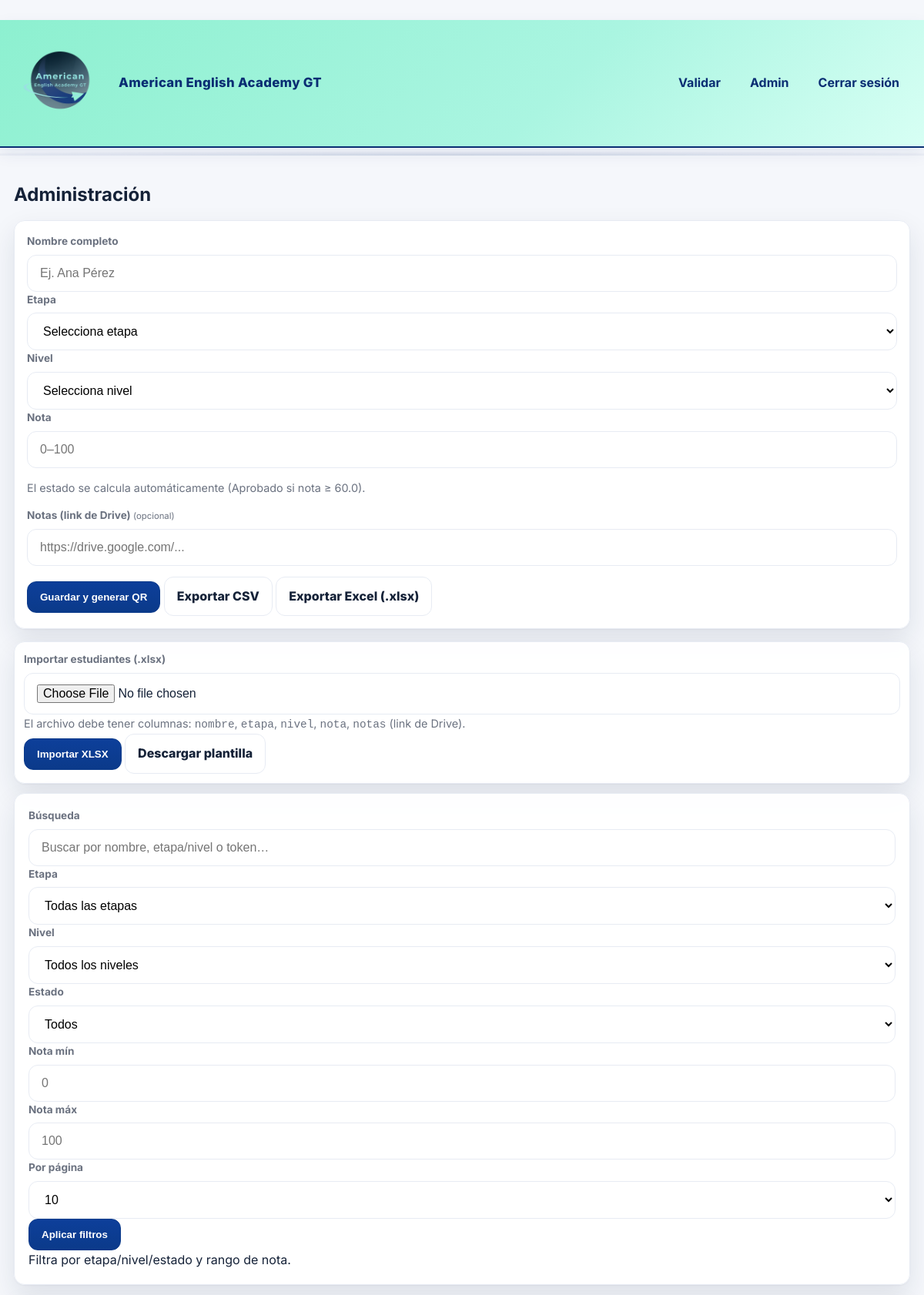
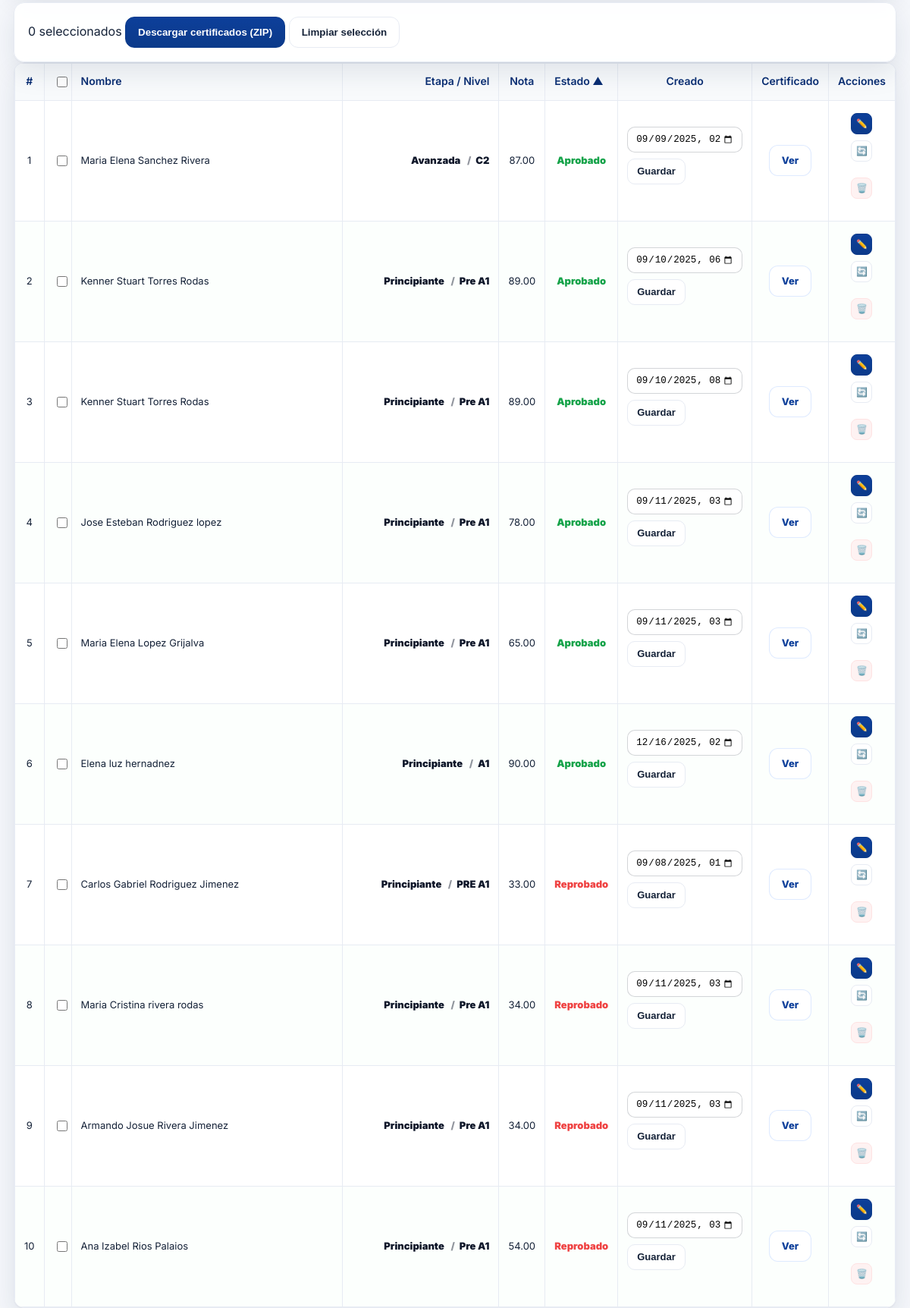
The page /admin?q=&etapa=&nivel=&estado=&nota_min=&nota_max=&sort=estado&order=asc&per_page=10&page=1 (signed in, upper part) on the database its author committed (2 pictures, top to bottom).
### tables this page shows
CREATE TABLE estudiantes(
          id INTEGER PRIMARY KEY AUTOINCREMENT,
          token TEXT UNIQUE NOT NULL,
          nombre TEXT NOT NULL,
          curso TEXT NOT NULL,
          nota REAL NOT NULL,
          estado TEXT CHECK(estado IN ('Aprobado','Reprobado')) NOT NULL,
          creado_en TEXT NOT NULL
        , columna TEXT, notas TEXT, programa TEXT);

### app.py (the view, shortened to what this page needs)
@app.route("/admin", methods=["GET", "POST"])
@login_required
@role_required("admin", "subadmin")
def admin():
    q        = (request.args.get("q") or "").strip()
    etapa_filtro  = canonical_etapa((request.args.get("etapa") or "").strip()) if (request.args.get("etapa") or "").strip() else ""
    nivel_filtro  = (request.args.get("nivel") or "").strip()
    estado_filtro = (request.args.get("estado") or "").strip()
    nota_min_s = (request.args.get("nota_min") or "").strip()
    nota_max_s = (request.args.get("nota_max") or "").strip()
    sort     = (request.args.get("sort") or "creado_en").strip()
    order    = (request.args.get("order") or "desc").lower()
    page     = int(request.args.get("page", 1) or 1)
    per_page = int(request.args.get("per_page", 10) or 10)
    allowed_sorts = {"id", "token", "nombre", "curso", "nota", "estado", "creado_en"}
    if sort not in allowed_sorts:
        sort = "creado_en"
    if order not in {"asc", "desc"}:
        order = "desc"
    if per_page not in (10, 25, 50, 100):
        per_page = 10
    if page < 1:
        page = 1
    niveles_filtro = ETAPAS.get(etapa_filtro, []) if etapa_filtro else []
    where_parts = ["1=1"]
    params = []
    if q:
        q_norm = f"%{strip_accents_py(q).lower()}%"
        where_parts.append(" (lower(strip_accents(nombre)) LIKE ? OR lower(strip_accents(curso)) LIKE ? OR token LIKE ?) ")
        params.extend([q_norm, q_norm, f"%{q}%"])
    if etapa_filtro:
        where_parts.append(" curso LIKE ? ")
        params.append(f"{etapa_filtro} - %")
    if estado_filtro:
        where_parts.append(" estado = ? ")
        params.append(estado_filtro)
    try:
        if nota_min_s != "":
            nota_min = float(nota_min_s)
            where_parts.append(" nota >= ? ")
            params.append(nota_min)
    except Exception:
        pass
    try:
        if nota_max_s != "":
            nota_max = float(nota_max_s)
            where_parts.append(" nota <= ? ")
            params.append(nota_max)
    except Exception:
        pass
    where = " AND ".join(where_parts)
    with conn() as cdb:
        total = cdb.execute(f"SELECT COUNT(*) FROM estudiantes WHERE {where}", params).fetchone()[0]
        total_pages = max(1, (total + per_page - 1) // per_page)
        if page > total_pages:
            page = total_pages
        offset = (page - 1) * per_page
        rows = cdb.execute(
            f"SELECT * FROM estudiantes WHERE {where} "
            f"ORDER BY {sort} {order.upper()} LIMIT ? OFFSET ?",
            (*params, per_page, offset),
        ).fetchall()
    listado = [{
        "id": e["id"],
        "token": e["token"],
        "nombre": e["nombre"],
        "curso": e["curso"],
        "nota": e["nota"],
        "estado": e["estado"],
        "creado_en": e["creado_en"],
        "qr_url": f"/static/qrs/{e['token']}.png",
        "cert_url": url_for("ver_cert", token=e["token"], _external=True),
    } for e in rows]
    pages = list(range(max(1, page - 2), min(total_pages, page + 2) + 1))
    return render_template(
        "admin.html",
        estudiantes=listado,
        q=q,
        etapa_filtro=etapa_filtro,
        nivel_filtro=nivel_filtro,
        niveles_filtro=niveles_filtro,
        estado_filtro=estado_filtro,
        nota_min=nota_min_s,
        nota_max=nota_max_s,
        sort=sort,
        order=order,
        page=page,
        per_page=per_page,
        total=total,
        total_pages=total_pages,
        pages=pages,
    )

### templates/admin.html (shortened to what this page needs)
  {% extends "base.html" %}
  {% block body_class %}page-admin{% endblock %}
  {% block content %}
  <h2 style="margin:10px 0 14px 0;">Administración</h2>
  <form class="card form" method="post" style="padding:16px;">
    <div class="grid two">
      <label class="field">
        <span>Nombre completo</span>
        <input name="nombre" placeholder="Ej. Ana Pérez" required />
      </label>
      <label class="field">
        <span>Etapa</span>
        <select name="etapa" id="etapa_new" required>
          <option value="">Selecciona etapa</option>
        </select>
      </label>
      <label class="field">
        <span>Nivel</span>
        <select name="nivel" id="nivel_new" required>
          <option value="">Selecciona nivel</option>
        </select>
      </label>
      <label class="field">
        <span>Nota</span>
        <input name="nota" type="number" step="0.01" min="0" max="100" placeholder="0–100" required />
      </label>
    </div>
    <div class="help">
      El estado se calcula automáticamente (Aprobado si nota ≥ {{ PASSING_GRADE }}).
    </div>
    <div class="field">
      <span>Notas (link de Drive) <small style="color:#6b7280;font-weight:400">(opcional)</small></span>
      <input class="input" type="url" name="notas" placeholder="https://drive.google.com/..." />
    </div>
    <div class="btns">
      <button class="btn btn-primary">Guardar y generar QR</button>
      <a href="{{ url_for('export_csv') }}" class="btn">Exportar CSV</a>
      <a href="{{ url_for('export_xlsx') }}" class="btn">Exportar Excel (.xlsx)</a>
    </div>
  </form>
  <form class="card" method="post" action="{{ url_for('import_xlsx') }}" enctype="multipart/form-data" style="padding:12px;margin:12px 0;">
    <div class="grid two">
      <div>
        <label class="field">
          <span>Importar estudiantes (.xlsx)</span>
          <input type="file" name="archivo" accept=".xlsx" required>
        </label>
        <small class="help">
          El archivo debe tener columnas: <code>nombre</code>, <code>etapa</code>, <code>nivel</code>, <code>nota</code>, <code>notas</code> (link de Drive).
        </small>
      </div>
      <div style="align-self:end;">
        <button class="btn btn-primary">Importar XLSX</button>
        <a class="btn" href="{{ url_for('download_import_template') }}">Descargar plantilla</a>
      </div>
    </div>
  </form>
  <form method="get" action="{{ url_for('admin') }}" class="card adv-card">
    <div class="adv-grid">
      <div>
        <label class="field">
          <span>Búsqueda</span>
          <input class="input" name="q" value="{{ q or '' }}" placeholder="Buscar por nombre, etapa/nivel o token…" />
        </label>
      </div>
      <div>
        <label class="field">
          <span>Etapa</span>
          <select class="input" name="etapa" id="etapa_filter">
            <option value="">Todas las etapas</option>
          </select>
        </label>
      </div>
      <div>
        <label class="field">
          <span>Nivel</span>
          <select class="input" name="nivel" id="nivel_filter">
            <option value="">Todos los niveles</option>
          </select>
        </label>
      </div>
      <div>
        <label class="field">
          <span>Estado</span>
          <select class="input" name="estado">
            <option value="">Todos</option>
          </select>
        </label>
      </div>
      <div class="row2">
        <label class="field" style="min-width:140px;">
          <span>Nota mín</span>
          <input class="input" type="number" step="0.01" min="0" max="100" name="nota_min" value="{{ nota_min or '' }}" placeholder="0" />
        </label>
        <label class="field" style="min-width:140px;">
          <span>Nota máx</span>
          <input class="input" type="number" step="0.01" min="0" max="100" name="nota_max" value="{{ nota_max or '' }}" placeholder="100" />
        </label>
        <label class="field" style="min-width:140px;">
          <span>Por página</span>
          <select class="input" name="per_page">
            <option value="10"  {{ 'selected' if per_page==10 else '' }}>10</option>
          </select>
        </label>
        <div class="adv-actions" style="margin-left:auto;">
          <button class="btn btn-primary">Aplicar filtros</button>
        </div>
      </div>
    </div>
    <div class="mini-help">Filtra por etapa/nivel/estado y rango de nota.</div>
  </form>
  <div class="card bulkbar">
    <div class="left">
      <span class="pill"><span id="selectedCount">0</span> seleccionados</span>
      <button class="btn btn-primary" id="bulkDownloadBtn" disabled>Descargar certificados (ZIP)</button>
      <button class="btn" id="clearSelectionBtn" type="button">Limpiar selección</button>
    </div>
  </div>
  <div class="table-wrap">
    <table class="responsive compact-table">
      <thead>
        {% set inv = 'asc' if order == 'desc' else 'desc' %}
        <tr>
          <th class="col-num">#</th>
          <th class="th-check"><input type="checkbox" id="check_all"></th>
          <th class="col-nombre">
            <a href="{{ url_for('admin', q=q, etapa=etapa_filtro, nivel=nivel_filtro, estado=estado_filtro, nota_min=nota_min, nota_max=nota_max, sort='nombre', order=inv if sort=='nombre' else 'asc', per_page=per_page, page=1) }}">
              Nombre {% if sort=='nombre' %}{{ '▲' if order=='asc' else '▼' }}{% endif %}
            </a>
          </th>
          <th class="col-curso">
            <a href="{{ url_for('admin', q=q, etapa=etapa_filtro, nivel=nivel_filtro, estado=estado_filtro, nota_min=nota_min, nota_max=nota_max, sort='curso', order=inv if sort=='curso' else 'asc', per_page=per_page, page=1) }}">
              Etapa / Nivel {% if sort=='curso' %}{{ '▲' if order=='asc' else '▼' }}{% endif %}
            </a>
          </th>
          <th class="col-nota">
            <a href="{{ url_for('admin', q=q, etapa=etapa_filtro, nivel=nivel_filtro, estado=estado_filtro, nota_min=nota_min, nota_max=nota_max, sort='nota', order=inv if sort=='nota' else 'asc', per_page=per_page, page=1) }}">
              Nota {% if sort=='nota' %}{{ '▲' if order=='asc' else '▼' }}{% endif %}
            </a>
          </th>
          <th class="col-estado">
            <a href="{{ url_for('admin', q=q, etapa=etapa_filtro, nivel=nivel_filtro, estado=estado_filtro, nota_min=nota_min, nota_max=nota_max, sort='estado', order=inv if sort=='estado' else 'asc', per_page=per_page, page=1) }}">
              Estado {% if sort=='estado' %}{{ '▲' if order=='asc' else '▼' }}{% endif %}
            </a>
          </th>
          <th class="col-creado">
            <a href="{{ url_for('admin', q=q, etapa=etapa_filtro, nivel=nivel_filtro, estado=estado_filtro, nota_min=nota_min, nota_max=nota_max, sort='creado_en', order=inv if sort=='creado_en' else 'desc', per_page=per_page, page=1) }}">
              Creado {% if sort=='creado_en' %}{{ '▲' if order=='asc' else '▼' }}{% endif %}
            </a>
          </th>
          <th class="col-cert">Certificado</th>
          <th class="col-acc">Acciones</th>
        </tr>
      </thead>
      <tbody>
        {% for e in estudiantes %}
        <tr>
          <td class="col-num text-muted">{{ (page - 1) * per_page + loop.index }}</td>
          <td class="td-check">
            <input type="checkbox" class="row-check" value="{{ e.id }}">
          </td>
          <td class="col-nombre" data-th="Nombre">{{ e.nombre }}</td>
          <td class="col-curso" data-th="Etapa / Nivel">
            {% set parts = (e.curso or '').split(' - ') %}
            <span class="stage-inline">
              {{ parts[0] }}
              {% if parts|length > 1 %}
                <span class="sep">/</span>{{ parts[1] }}
              {% endif %}
            </span>
          </td>
          <td class="col-nota" data-th="Nota">{{ '%.2f'|format(e.nota) }}</td>
          <td class="col-estado" data-th="Estado">
            <span class="{{ 'ok' if e.estado=='Aprobado' else 'bad' }}">{{ e.estado }}</span>
          </td>
          <td class="col-creado" data-th="Creado">
            <form method="post" action="{{ url_for('update_fecha', id=e.id) }}" class="inline-date-form">
              <input type="datetime-local" name="creado_en" value="{{ e.creado_en|dtlocal }}">
              <button class="btn btn-sm">Guardar</button>
            </form>
          </td>
          <td class="col-cert" data-th="Certificado">
            <a class="btn btn-outline" href="{{ e.cert_url }}" target="_blank">Ver</a>
          </td>
          <td class="col-acc" data-th="Acciones">
            <div class="row-actions">
              <a class="btn btn-sm btn-primary" href="{{ url_for('editar_estudiante', id=e.id) }}">✏️</a>
              <form method="post" action="{{ url_for('regenerar_qr', token=e.token) }}">
                <button class="btn btn-sm btn-secondary">🔄</button>
              </form>
              <form method="post" action="{{ url_for('eliminar_estudiante', id=e.id) }}" class="delete-form">
                <button type="button" class="btn danger delete-btn">🗑️</button>
              </form>
            </div>
          </td>
        </tr>
        {% else %}
        <tr><td colspan="9" style="text-align:center;">Sin registros</td></tr>
        {% endfor %}
      </tbody>
    </table>
  </div>
  {% endblock %}

### rows shown on the page
estudiantes: index "1", nombre "Maria Elena Sanchez Rivera", parts "Avanzada", parts "C2", nota "87.00", estado "Aprobado", creado_en "09/09/2025 14:38"
estudiantes: index "2", nombre "Kenner Stuart Torres Rodas", parts "Principiante", parts "Pre A1", nota "89.00", estado "Aprobado", creado_en "09/10/2025 18:59"
estudiantes: index "3", nombre "Kenner Stuart Torres Rodas", parts "Principiante", parts "Pre A1", nota "89.00", estado "Aprobado", creado_en "09/10/2025 20:09"
estudiantes: index "4", nombre "Jose Esteban Rodriguez lopez", parts "Principiante", parts "Pre A1", nota "78.00", estado "Aprobado", creado_en "09/11/2025 15:03"
estudiantes: index "5", nombre "Maria Elena Lopez Grijalva", parts "Principiante", parts "Pre A1", nota "65.00", estado "Aprobado", creado_en "09/11/2025 15:03"
estudiantes: index "6", nombre "Elena luz hernadnez", parts "Principiante", parts "A1", nota "90.00", estado "Aprobado", creado_en "12/16/2025 14:39"
estudiantes: index "7", nombre "Carlos Gabriel Rodriguez Jimenez", parts "Principiante", parts "PRE A1", nota "33.00", estado "Reprobado", creado_en "09/08/2025 13:36"
estudiantes: index "8", nombre "Maria Cristina rivera rodas", parts "Principiante", parts "Pre A1", nota "34.00", estado "Reprobado", creado_en "09/11/2025 15:03"
estudiantes: index "9", nombre "Armando Josue Rivera Jimenez", parts "Principiante", parts "Pre A1", nota "34.00", estado "Reprobado", creado_en "09/11/2025 15:03"
estudiantes: index "10", nombre "Ana Izabel Rios Palaios", parts "Principiante", parts "Pre A1", nota "54.00", estado "Reprobado", creado_en "09/11/2025 15:03"

### other values the page prints
{{ PASSING_GRADE }} "60.0"
{{ '▲' if order=='asc' else '▼' }} "▲"
